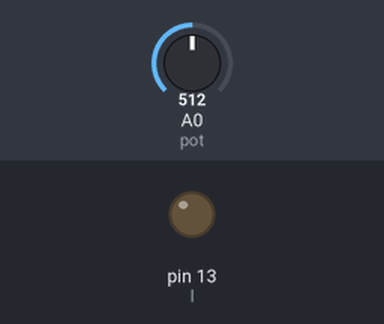
Bench run of a sketch on a simulated Arduino Uno, built with avr-gcc and run on an emulated ATmega328P. Parts: output pins drawn as LEDs (lit = HIGH). Inputs (shaded band) come from the test bench; at power-on: A0 (pot) = 512. What the sketch prints to the serial monitor is not drawn.

Above: at 1.2 s.
1.3 s: A0 (pot) set to 502
At 1.9 s:
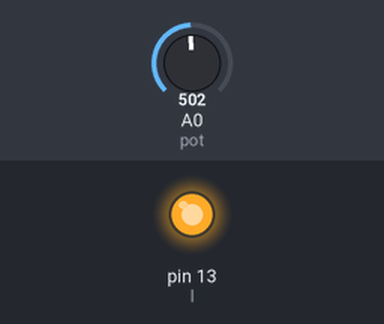
2.8 s: A0 (pot) set to 511
At 4.0 s:
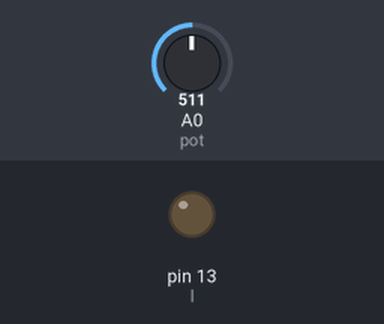
4.3 s: A0 (pot) set to 306
At 5.4 s:
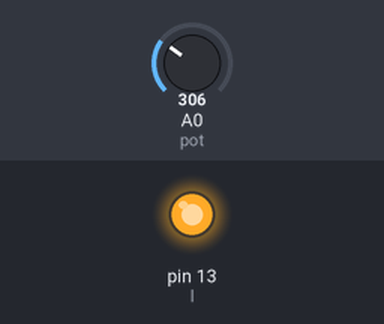
Timing chart, 0 to 7.3 s (numbered marks = the images above; inputs shaded):
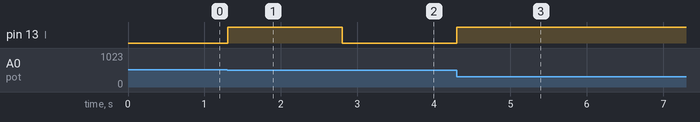

Measured:
- the behaviour switches between 510 and 509 on A0 (pot) (found by bisection; images 0 and 1)
- after the input at 1.3 s, pin 13 (l): LOW → HIGH at once
- after the input at 2.8 s, pin 13 (l): HIGH → LOW at once
- after the input at 4.3 s, pin 13 (l): LOW → HIGH at once

The sketch:

serial_emissor.ino
```cpp
int pot = A0;
int pV;
int l = 13;


void setup (){
  Serial.begin(9600);
  pinMode(l, OUTPUT);
}

void loop(){
  pV = analogRead(pot);
  if(pV < 510){
      digitalWrite(l, HIGH);

    }else{
        digitalWrite(l, LOW);
          Serial.println(1);
      }
}
```
